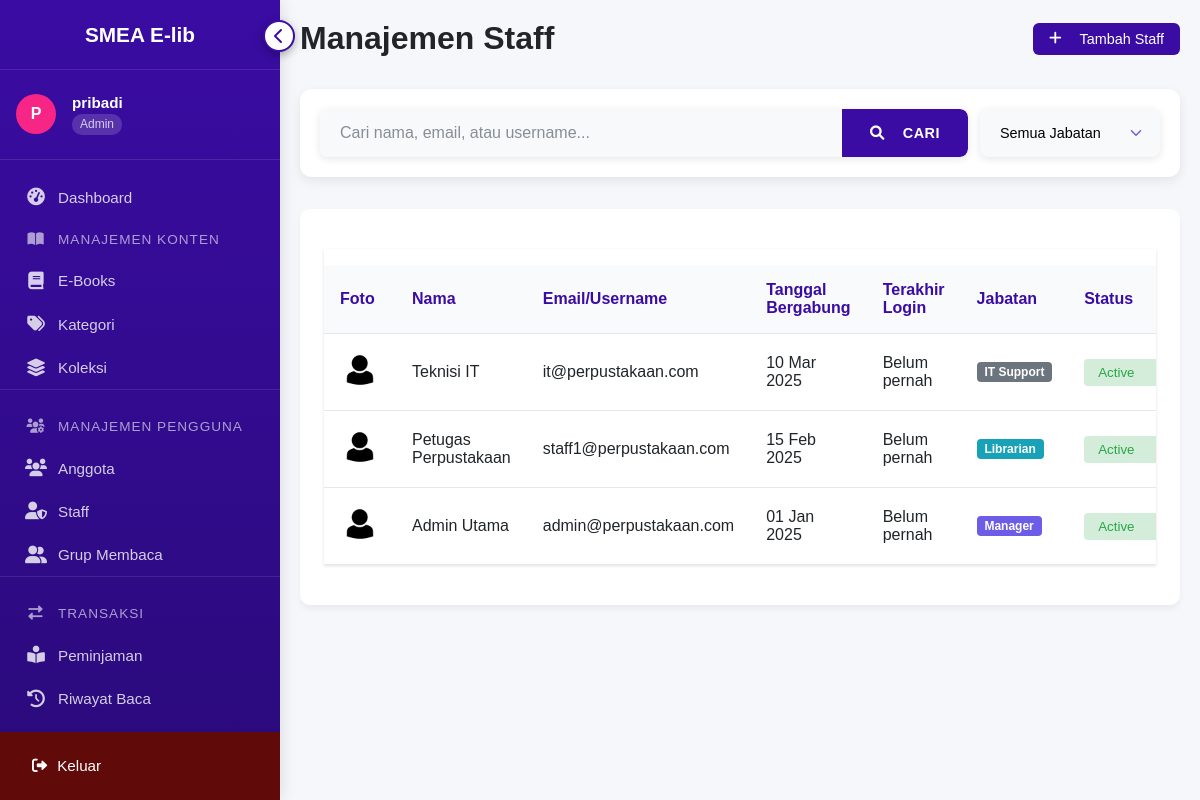
The page /admin/staff/staff_admin.php (signed in) on the database its author committed.
### tables this page shows
CREATE TABLE `staff` (
  `StaffID` int(11) NOT NULL,
  `Nama` varchar(100) NOT NULL,
  `Email` varchar(100) NOT NULL,
  `Password` varchar(255) NOT NULL,
  `FotoProfil` varchar(255) DEFAULT 'default.jpg',
  `TanggalBergabung` date NOT NULL,
  `Jabatan` enum('Librarian','Manager','IT Support') DEFAULT 'Librarian',
  `Status` enum('Active','Suspended','Banned') DEFAULT 'Active',
  `TerakhirLogin` datetime DEFAULT NULL
);

### admin/staff/staff_admin.php (the view, shortened to what this page needs)
<?php
require_once '../../config.php';
function getAllStaff($conn, $search = null, $role = null, $limit = 10, $offset = 0)
{
    try {
        $sql = "SELECT s.*, u.username, u.role, u.last_login
                FROM staff s
                LEFT JOIN users u ON s.Email = u.username AND u.role = 'staff'";
        $sql .= " ORDER BY s.TanggalBergabung DESC LIMIT $limit OFFSET $offset";
        $result = mysqli_query($conn, $sql);
        return mysqli_fetch_all($result, MYSQLI_ASSOC);
    } catch (Exception $e) {
        error_log("Error in getAllStaff: " . $e->getMessage());
        return [];
    }
}
$search = isset($_GET['search']) ? $_GET['search'] : null;
$role = isset($_GET['role']) ? $_GET['role'] : null;
$page = isset($_GET['page']) ? max(1, intval($_GET['page'])) : 1;
$limit = 10;
$offset = ($page - 1) * $limit;
$staff = getAllStaff($conn, $search, $role, $limit, $offset);
?>
<?php
include '../../views/header.php';
?>
<div class="content-wrapper">
    <div class="page-header">
        <h1>Manajemen Staff</h1>
        <div class="header-actions">
            <a href="tambah_staff.php" class="btn btn-primary">
                <i class="fas fa-plus"></i> Tambah Staff
            </a>
        </div>
    </div>
    <form method="GET" class="search-filter-form">
        <div class="input-group" style="flex:2;">
            <input type="text" name="search" class="form-control" placeholder="Cari nama, email, atau username..." value="<?= htmlspecialchars($search ?? '') ?>">
            <div class="input-group-append">
                <button class="btn btn-primary" type="submit"><i class="fas fa-search"></i> Cari</button>
            </div>
        </div>
        <select name="role" class="form-control" style="flex:1;max-width:180px; font-size:0.9em;">
            <option value="">Semua Jabatan</option>
        </select>
    </form>
    <div class="card">
        <div class="card-body">
            <div class="table-responsive">
                <table class="table" id="staffTable">
                    <thead>
                        <tr>
                            <th>Foto</th>
                            <th>Nama</th>
                            <th>Email/Username</th>
                            <th>Tanggal Bergabung</th>
                            <th>Terakhir Login</th>
                            <th>Jabatan</th>
                            <th>Status</th>
                        </tr>
                    </thead>
                    <tbody>
                        <?php if (!empty($staff)): ?>
                            <?php foreach ($staff as $s): ?>
                                <tr>
                                    <td data-label="Foto">
                                        <?php
                                        $fotoProfil = !empty($s['FotoProfil']) ? $s['FotoProfil'] : 'assets/profiles/default.jpg';
                                        $fotoPath = ($fotoProfil === 'assets/profiles/default.jpg') ? '../../assets/profiles/default.jpg' : '../../uploads/profiles/' . htmlspecialchars($fotoProfil);
                                        ?>
                                        <img src="<?= $fotoPath ?>" alt="Foto Profil" class="profile-img">
                                    </td>
                                    <td data-label="Nama"><?= htmlspecialchars($s['Nama']); ?></td>
                                    <td data-label="Email"><?= htmlspecialchars($s['Email']); ?></td>
                                    <td data-label="Bergabung"><?= date('d M Y', strtotime($s['TanggalBergabung'])); ?></td>
                                    <td data-label="Login Terakhir">
                                        <?= $s['last_login'] ? date('d M Y H:i', strtotime($s['last_login'])) : 'Belum pernah'; ?>
                                    </td>
                                    <td data-label="Jabatan">
                                        <span class="badge <?=
                                                            $s['Jabatan'] === 'Manager' ? 'bg-primary' : ($s['Jabatan'] === 'Librarian' ? 'bg-info' : 'bg-secondary'); ?>">
                                            <?= htmlspecialchars($s['Jabatan']); ?>
                                        </span>
                                    </td>
                                    <td data-label="Status">
                                        <form method="POST" class="status-form">
                                            <select name="status" class="status-select
                                                <?= $s['Status'] === 'Active' ? 'bg-success-light' : ($s['Status'] === 'Suspended' ? 'bg-warning-light' : 'bg-danger-light'); ?>">
                                                <option value="Active" <?= $s['Status'] === 'Active' ? 'selected' : ''; ?>>Active</option>
                                            </select>
                                        </form>
                                    </td>
                                </tr>
                            <?php endforeach; ?>
                        <?php else: ?>
                            <tr>
                                <td colspan="8" class="text-center">Tidak ada data staff</td>
                            </tr>
                        <?php endif; ?>
                    </tbody>
                </table>
            </div>
        </div>
    </div>
</div>
<?php include '../../views/footer.php'; ?>
</body>
</html>

### assets/styles/admin.css (style rules this page uses)
:root { --primary: #3a0ca3; --primary-light: #4361ee; --secondary: #f72585; --light: #f8f9fa; --dark: #212529; --gray: #6c757d; --sidebar-width: 250px; --sidebar-collapsed-width: 80px; --header-height: 70px; }
body { font-family: 'Segoe UI', Tahoma, Geneva, Verdana, sans-serif; margin: 0; padding: 0; background-color: #f5f7fa; color: var(--dark); }
.card { background: white; border-radius: 10px; box-shadow: 0 4px 6px rgba(0, 0, 0, 0.05); padding: 1.5rem; margin-bottom: 2rem; transition: transform 0.3s ease, box-shadow 0.3s ease; }
table { width: 100%; border-collapse: collapse; margin-top: 1rem; }
th, td { padding: 1rem; text-align: left; border-bottom: 1px solid #e2e8f0; }
th { background-color: #f8fafc; color: var(--primary); font-weight: 600; }
.btn { padding: 0.7rem 1.5rem; border-radius: 6px; font-weight: 500; cursor: pointer; transition: all 0.3s ease; display: inline-flex; align-items: center; gap: 0.5rem; border: none; font-size: 0.9rem; }
.btn-primary { background-color: var(--primary); color: white; }
.form-control { width: 100%; padding: 0.7rem 1rem; border: 1px solid #e2e8f0; border-radius: 6px; font-size: 0.9rem; transition: all 0.3s ease; }
.page-header { display: flex; justify-content: space-between; align-items: center; margin-bottom: 2rem; }

### views/sidebar_admin.php (style rules this page uses)
:root { --primary: #3a0ca3; --primary-light: #4361ee; --secondary: #f72585; --light: #f8f9fa; --dark: #212529; --gray: #6c757d; --sidebar-width: 280px; --sidebar-collapsed-width: 80px; --header-height: 70px; --tooltip-bg: rgba(51, 51, 51, 0.95); }
* { margin: 0; padding: 0; box-sizing: border-box; font-family: 'Poppins', sans-serif; }
.fas { margin-right: 10px; }

### rows shown on the page
staff: FotoProfil (placeholder picture), Nama "Teknisi IT", Email "it@perpustakaan.com", TanggalBergabung "10 Mar 2025", Jabatan "IT Support", status "Active"
staff: FotoProfil (placeholder picture), Nama "Petugas Perpustakaan", Email "staff1@perpustakaan.com", TanggalBergabung "15 Feb 2025", Jabatan "Librarian", status "Active"
staff: FotoProfil (placeholder picture), Nama "Admin Utama", Email "admin@perpustakaan.com", TanggalBergabung "01 Jan 2025", Jabatan "Manager", status "Active"

### other values the page prints
substr($username, 0, 1) "P"
$username "pribadi"
